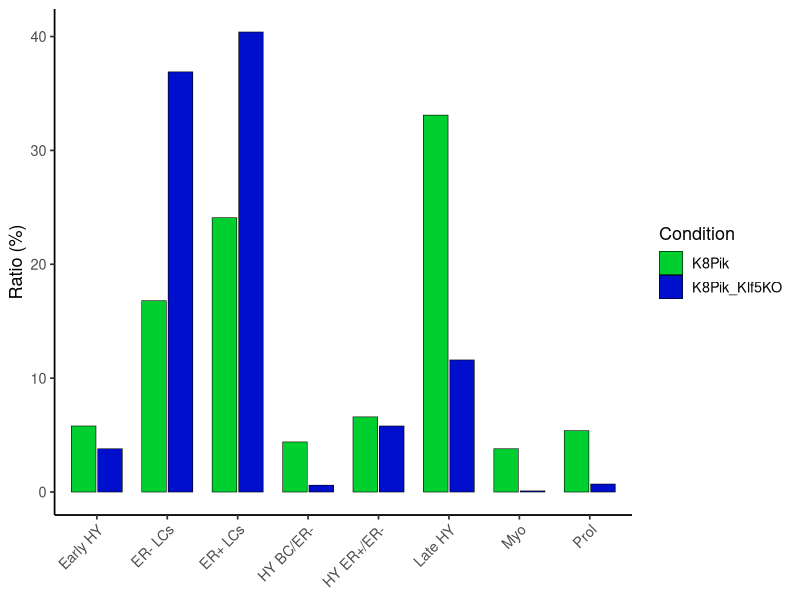

Generate this figure with R:
#####################################################################################
# Bar plot of epithelial cell-type composition (K8Pik vs K8Pik_Klf5KO) – Fig. 5i
#
# Description:
#   Generates a grouped bar chart comparing epithelial cell-type proportions
#   between K8Pik and K8Pik_Klf5KO conditions. The script filters the input
#   dataset to selected samples and visualizes relative counts (ratio %)
#   per cell type using a publication-style ggplot2 layout.
#
# Workflow overview:
#     1. Load compositional data table
#     2. Subset to selected experimental conditions (K8Pik, K8Pik_Klf5KO)
#     3. Plot grouped bar chart with manual colour scheme
#
# Inputs:
#   - 06_barchart.csv
#       Required columns:
#         • CellType : annotated epithelial states
#         • count    : ratio (%) or normalized counts
#         • Sample   : experimental condition label
#
# Outputs:
#   - Grouped bar plot used for Fig. 5i
# Dependencies:
#   ggplot2, tidyverse
#
# Notes:
#   - `geom_col()` is used because values are precomputed.
#   - Axis text rotation improves readability for long cell-type labels.
#####################################################################################


# Library

library(ggplot2)
library(tidyverse)

# Data

data <- read.delim("06_barchart.csv", h=T, sep=",")

data_sel <- data %>% filter(Sample %in% c("K8Pik", "K8Pik_Klf5KO"))

# BarPlot (Fig. 5i)

ggplot(data_sel, aes(x = CellType, y = count, fill = Sample)) +
  geom_col(position = position_dodge(width = 0.75), width = 0.7, color = "black", linewidth = 0.2) +
  labs(x = NULL, y = "Ratio (%)", fill = "Condition") +
  theme_classic(base_size = 13) +
  theme(axis.text.x = element_text(angle = 45, hjust = 1),
        text = element_text(size = 13)
  ) +
  scale_fill_manual(values=c("#00cf30", "#000fcc"))